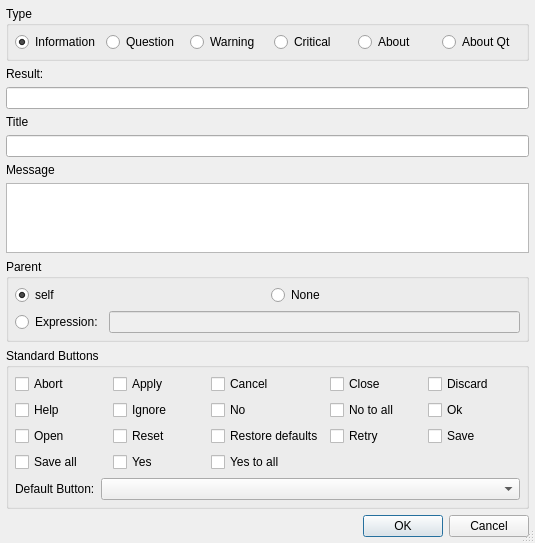
<?xml version="1.0" encoding="UTF-8"?>
<ui version="4.0">
 <class>MessageBoxWizardDialog</class>
 <widget class="QDialog" name="MessageBoxWizardDialog">
  <property name="geometry">
   <rect>
    <x>0</x>
    <y>0</y>
    <width>535</width>
    <height>522</height>
   </rect>
  </property>
  <property name="windowTitle">
   <string>QMessageBox Wizard</string>
  </property>
  <property name="sizeGripEnabled">
   <bool>true</bool>
  </property>
  <layout class="QVBoxLayout" name="verticalLayout">
   <item>
    <widget class="QGroupBox" name="groupBox">
     <property name="title">
      <string>Type</string>
     </property>
     <layout class="QHBoxLayout">
      <item>
       <widget class="QRadioButton" name="rInformation">
        <property name="toolTip">
         <string>Generate an Information QMessageBox</string>
        </property>
        <property name="text">
         <string>Information</string>
        </property>
        <property name="checked">
         <bool>true</bool>
        </property>
       </widget>
      </item>
      <item>
       <widget class="QRadioButton" name="rQuestion">
        <property name="focusPolicy">
         <enum>Qt::TabFocus</enum>
        </property>
        <property name="toolTip">
         <string>Generate a Question QMessageBox</string>
        </property>
        <property name="text">
         <string>Question</string>
        </property>
       </widget>
      </item>
      <item>
       <widget class="QRadioButton" name="rWarning">
        <property name="focusPolicy">
         <enum>Qt::TabFocus</enum>
        </property>
        <property name="toolTip">
         <string>Generate a Warning QMessageBox</string>
        </property>
        <property name="text">
         <string>Warning</string>
        </property>
       </widget>
      </item>
      <item>
       <widget class="QRadioButton" name="rCritical">
        <property name="focusPolicy">
         <enum>Qt::TabFocus</enum>
        </property>
        <property name="toolTip">
         <string>Generate a Critical QMessageBox</string>
        </property>
        <property name="text">
         <string>Critical</string>
        </property>
       </widget>
      </item>
      <item>
       <widget class="QRadioButton" name="rAbout">
        <property name="focusPolicy">
         <enum>Qt::TabFocus</enum>
        </property>
        <property name="toolTip">
         <string>Generate an About QMessageBox</string>
        </property>
        <property name="text">
         <string>About</string>
        </property>
       </widget>
      </item>
      <item>
       <widget class="QRadioButton" name="rAboutQt">
        <property name="focusPolicy">
         <enum>Qt::TabFocus</enum>
        </property>
        <property name="toolTip">
         <string>Generate an AboutQt QMessageBox</string>
        </property>
        <property name="text">
         <string>About Qt</string>
        </property>
       </widget>
      </item>
     </layout>
    </widget>
   </item>
   <item>
    <widget class="QLabel" name="lResultVar">
     <property name="text">
      <string>Result:</string>
     </property>
    </widget>
   </item>
   <item>
    <widget class="QLineEdit" name="eResultVar">
     <property name="toolTip">
      <string>Enter the result variable name</string>
     </property>
    </widget>
   </item>
   <item>
    <widget class="QLabel" name="textLabel1">
     <property name="text">
      <string>Title</string>
     </property>
    </widget>
   </item>
   <item>
    <widget class="QLineEdit" name="eCaption">
     <property name="toolTip">
      <string>Enter the title for the QMessageBox</string>
     </property>
    </widget>
   </item>
   <item>
    <widget class="QLabel" name="textLabel2">
     <property name="text">
      <string>Message</string>
     </property>
    </widget>
   </item>
   <item>
    <widget class="QTextEdit" name="eMessage">
     <property name="toolTip">
      <string>Enter the message to be shown in the QMessageBox</string>
     </property>
     <property name="tabChangesFocus">
      <bool>true</bool>
     </property>
    </widget>
   </item>
   <item>
    <widget class="QGroupBox" name="parentGroup">
     <property name="title">
      <string>Parent</string>
     </property>
     <layout class="QGridLayout" name="gridLayout_3">
      <item row="0" column="0">
       <widget class="QRadioButton" name="parentSelf">
        <property name="toolTip">
         <string>Select &quot;self&quot; as parent</string>
        </property>
        <property name="text">
         <string>self</string>
        </property>
        <property name="checked">
         <bool>true</bool>
        </property>
       </widget>
      </item>
      <item row="0" column="1">
       <widget class="QRadioButton" name="parentNone">
        <property name="toolTip">
         <string>Select &quot;None&quot; as parent</string>
        </property>
        <property name="text">
         <string>None</string>
        </property>
       </widget>
      </item>
      <item row="1" column="0" colspan="2">
       <layout class="QHBoxLayout" name="horizontalLayout_2">
        <item>
         <widget class="QRadioButton" name="parentOther">
          <property name="toolTip">
           <string>Select to enter a parent expression</string>
          </property>
          <property name="text">
           <string>Expression:</string>
          </property>
         </widget>
        </item>
        <item>
         <widget class="QLineEdit" name="parentEdit">
          <property name="enabled">
           <bool>false</bool>
          </property>
          <property name="toolTip">
           <string>Enter the parent expression</string>
          </property>
         </widget>
        </item>
       </layout>
      </item>
     </layout>
    </widget>
   </item>
   <item>
    <widget class="QGroupBox" name="standardButtons">
     <property name="title">
      <string>Standard Buttons</string>
     </property>
     <layout class="QVBoxLayout">
      <item>
       <layout class="QGridLayout">
        <item row="0" column="1">
         <widget class="QCheckBox" name="applyCheck">
          <property name="text">
           <string>Apply</string>
          </property>
         </widget>
        </item>
        <item row="0" column="0">
         <widget class="QCheckBox" name="abortCheck">
          <property name="text">
           <string>Abort</string>
          </property>
         </widget>
        </item>
        <item row="0" column="2">
         <widget class="QCheckBox" name="cancelCheck">
          <property name="text">
           <string>Cancel</string>
          </property>
         </widget>
        </item>
        <item row="1" column="1">
         <widget class="QCheckBox" name="ignoreCheck">
          <property name="text">
           <string>Ignore</string>
          </property>
         </widget>
        </item>
        <item row="3" column="0">
         <widget class="QCheckBox" name="saveallCheck">
          <property name="text">
           <string>Save all</string>
          </property>
         </widget>
        </item>
        <item row="2" column="4">
         <widget class="QCheckBox" name="saveCheck">
          <property name="text">
           <string>Save</string>
          </property>
         </widget>
        </item>
        <item row="0" column="4">
         <widget class="QCheckBox" name="discardCheck">
          <property name="text">
           <string>Discard</string>
          </property>
         </widget>
        </item>
        <item row="3" column="2">
         <widget class="QCheckBox" name="yestoallCheck">
          <property name="text">
           <string>Yes to all</string>
          </property>
         </widget>
        </item>
        <item row="2" column="0">
         <widget class="QCheckBox" name="openCheck">
          <property name="text">
           <string>Open</string>
          </property>
         </widget>
        </item>
        <item row="2" column="1">
         <widget class="QCheckBox" name="resetCheck">
          <property name="text">
           <string>Reset</string>
          </property>
         </widget>
        </item>
        <item row="1" column="4">
         <widget class="QCheckBox" name="okCheck">
          <property name="text">
           <string>Ok</string>
          </property>
         </widget>
        </item>
        <item row="1" column="2">
         <widget class="QCheckBox" name="noCheck">
          <property name="text">
           <string>No</string>
          </property>
         </widget>
        </item>
        <item row="1" column="0">
         <widget class="QCheckBox" name="helpCheck">
          <property name="text">
           <string>Help</string>
          </property>
         </widget>
        </item>
        <item row="1" column="3">
         <widget class="QCheckBox" name="notoallCheck">
          <property name="text">
           <string>No to all</string>
          </property>
         </widget>
        </item>
        <item row="2" column="3">
         <widget class="QCheckBox" name="retryCheck">
          <property name="text">
           <string>Retry</string>
          </property>
         </widget>
        </item>
        <item row="2" column="2">
         <widget class="QCheckBox" name="restoreCheck">
          <property name="text">
           <string>Restore defaults</string>
          </property>
         </widget>
        </item>
        <item row="3" column="1">
         <widget class="QCheckBox" name="yesCheck">
          <property name="text">
           <string>Yes</string>
          </property>
         </widget>
        </item>
        <item row="0" column="3">
         <widget class="QCheckBox" name="closeCheck">
          <property name="text">
           <string>Close</string>
          </property>
         </widget>
        </item>
       </layout>
      </item>
      <item>
       <layout class="QHBoxLayout">
        <item>
         <widget class="QLabel" name="TextLabel1_2">
          <property name="text">
           <string>Default Button:</string>
          </property>
         </widget>
        </item>
        <item>
         <widget class="QComboBox" name="defaultCombo">
          <property name="sizePolicy">
           <sizepolicy hsizetype="Expanding" vsizetype="Fixed">
            <horstretch>0</horstretch>
            <verstretch>0</verstretch>
           </sizepolicy>
          </property>
          <property name="toolTip">
           <string>Select the default button</string>
          </property>
         </widget>
        </item>
       </layout>
      </item>
     </layout>
    </widget>
   </item>
   <item>
    <widget class="QDialogButtonBox" name="buttonBox">
     <property name="orientation">
      <enum>Qt::Horizontal</enum>
     </property>
     <property name="standardButtons">
      <set>QDialogButtonBox::Cancel|QDialogButtonBox::Ok</set>
     </property>
    </widget>
   </item>
  </layout>
 </widget>
 <layoutdefault spacing="6" margin="6"/>
 <pixmapfunction>qPixmapFromMimeSource</pixmapfunction>
 <tabstops>
  <tabstop>rInformation</tabstop>
  <tabstop>rQuestion</tabstop>
  <tabstop>rWarning</tabstop>
  <tabstop>rCritical</tabstop>
  <tabstop>rAbout</tabstop>
  <tabstop>rAboutQt</tabstop>
  <tabstop>eResultVar</tabstop>
  <tabstop>eCaption</tabstop>
  <tabstop>eMessage</tabstop>
  <tabstop>parentSelf</tabstop>
  <tabstop>parentNone</tabstop>
  <tabstop>parentOther</tabstop>
  <tabstop>parentEdit</tabstop>
  <tabstop>abortCheck</tabstop>
  <tabstop>applyCheck</tabstop>
  <tabstop>cancelCheck</tabstop>
  <tabstop>closeCheck</tabstop>
  <tabstop>discardCheck</tabstop>
  <tabstop>helpCheck</tabstop>
  <tabstop>ignoreCheck</tabstop>
  <tabstop>noCheck</tabstop>
  <tabstop>notoallCheck</tabstop>
  <tabstop>okCheck</tabstop>
  <tabstop>openCheck</tabstop>
  <tabstop>resetCheck</tabstop>
  <tabstop>restoreCheck</tabstop>
  <tabstop>retryCheck</tabstop>
  <tabstop>saveCheck</tabstop>
  <tabstop>saveallCheck</tabstop>
  <tabstop>yesCheck</tabstop>
  <tabstop>yestoallCheck</tabstop>
  <tabstop>defaultCombo</tabstop>
  <tabstop>buttonBox</tabstop>
 </tabstops>
 <resources/>
 <connections>
  <connection>
   <sender>buttonBox</sender>
   <signal>accepted()</signal>
   <receiver>MessageBoxWizardDialog</receiver>
   <slot>accept()</slot>
   <hints>
    <hint type="sourcelabel">
     <x>43</x>
     <y>529</y>
    </hint>
    <hint type="destinationlabel">
     <x>34</x>
     <y>538</y>
    </hint>
   </hints>
  </connection>
  <connection>
   <sender>buttonBox</sender>
   <signal>rejected()</signal>
   <receiver>MessageBoxWizardDialog</receiver>
   <slot>reject()</slot>
   <hints>
    <hint type="sourcelabel">
     <x>135</x>
     <y>529</y>
    </hint>
    <hint type="destinationlabel">
     <x>126</x>
     <y>538</y>
    </hint>
   </hints>
  </connection>
  <connection>
   <sender>parentOther</sender>
   <signal>toggled(bool)</signal>
   <receiver>parentEdit</receiver>
   <slot>setEnabled(bool)</slot>
   <hints>
    <hint type="sourcelabel">
     <x>90</x>
     <y>305</y>
    </hint>
    <hint type="destinationlabel">
     <x>140</x>
     <y>309</y>
    </hint>
   </hints>
  </connection>
 </connections>
</ui>
